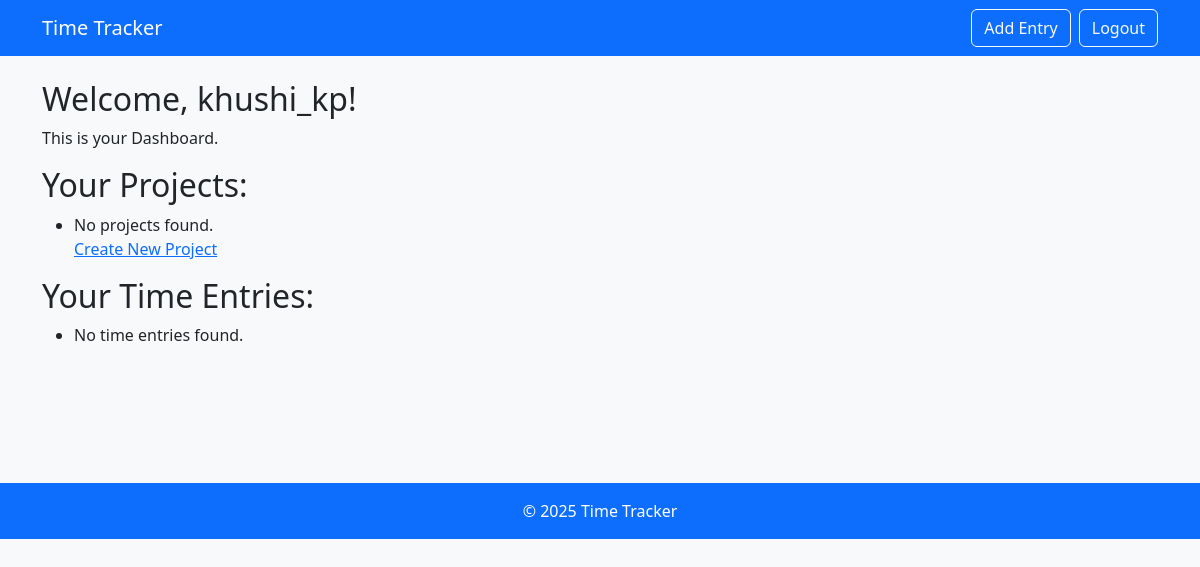
The app's page / (signed in), older data.
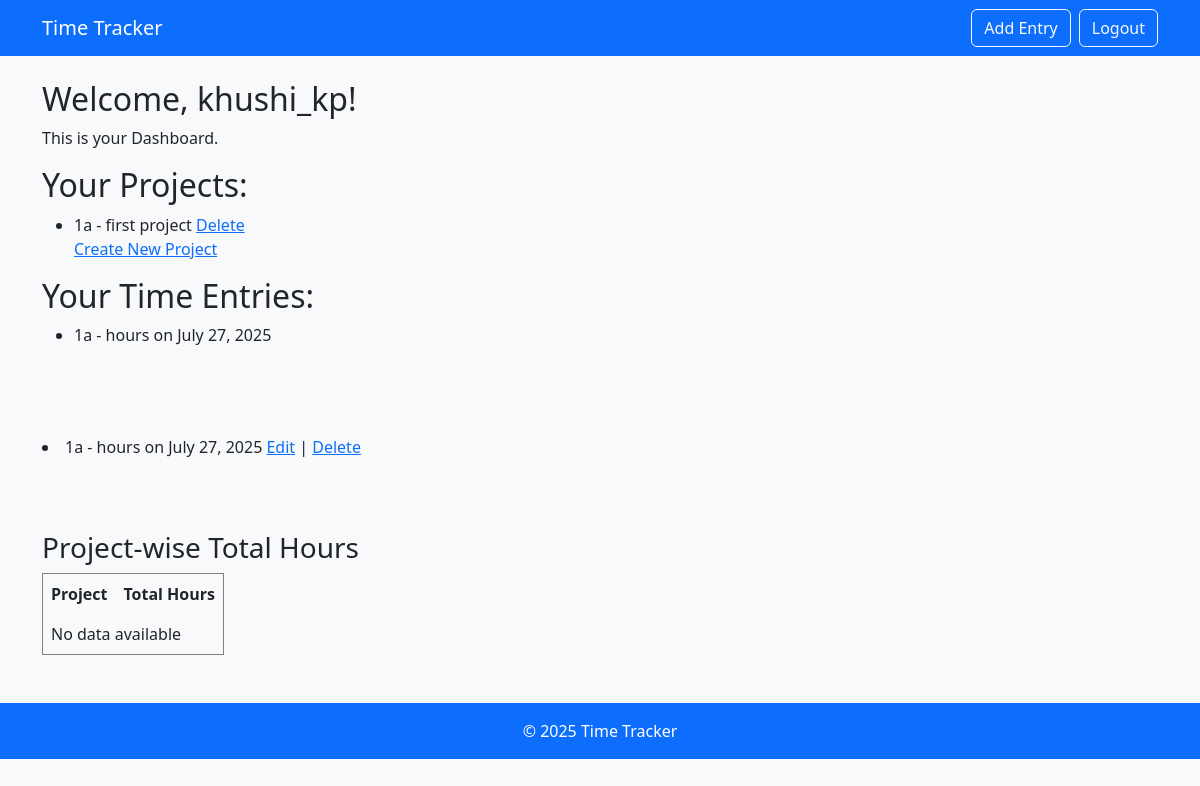
The same page, newer data.
### tracker/models.py (models this page shows, shortened)
class Project(models.Model):
    name= models.CharField(max_length=100)
    description = models.TextField(blank=True)
    created_by = models.ForeignKey(User, on_delete=models.CASCADE)
    created_at =models.DateTimeField(auto_now_add=True)

class TimeEntry(models.Model):
    user = models.ForeignKey(User, on_delete=models.CASCADE)
    project =models.ForeignKey(Project, on_delete=models.CASCADE)
    date = models.DateField(null=True, blank=True)
    start_time =models.TimeField()
    end_time = models.TimeField(null= True, blank= True)
    duration = models.FloatField(blank=True, null=True)

### tracker/views.py (the view)
# urls.py: path('', views.dashboard, name="dashboard"),
@login_required
def dashboard(request):
    if is_employee(request.user):
        return redirect('employee_entry')
    projects = Project.objects.all()
    entries = TimeEntry.objects.filter(user=request.user)
    project_hours = {}
    for project in projects:
        total_duration = entries.filter(project=project).aggregate(Sum('duration'))['duration__sum']
        if total_duration:
            hours = round(total_duration,2)
        else:
            hours=0
        project_hours[project] = hours
    time_entries = TimeEntry.objects.filter(user=request.user)
    return render(request, 'tracker/dashboard.html', {
        'projects': projects,
        'time_entries': time_entries
    })

### tracker/views.py (called while the page is built)
def is_employee(user):
    return user.groups.filter(name='Employees').exists()

### tracker/templates/tracker/dashboard.html (shortened to what this page needs)
{% extends 'base.html' %}
{% block content %}
<h2> Welcome, {{user.username}}!</h2>
<p>This is your Dashboard.</p>
<h2>Your Projects:</h2>
<ul>
    {% for project in projects %}
        <li>{{ project.name }} - {{ project.description }}
        <a href="{% url 'delete_project' project.id %}" onclick="return confirm('Are you sure you want to delete this project?');">Delete</a></li>
    {% empty %}
        <li>No projects found.</li>
    {% endfor %}
<a href="{% url 'create_project' %}">Create New Project</a>
</ul>
<h2>Your Time Entries:</h2>
<ul>
    {% for entry in time_entries %}
        <li>{{ entry.project.name }} - {{ entry.hours }} hours on {{ entry.date }}</li>
    {% empty %}
        <li>No time entries found.</li>
    {% endfor %}
</ul>
<br>
<br>
<br>
{% for entry in time_entries %}
    <li>
        {{ entry.project.name }} - {{ entry.hours }} hours on {{ entry.date }}
        <a href="{% url 'edit_time_entry' entry.id %}">Edit</a> |
        <a href="{% url 'delete_time_entry' entry.id %}">Delete</a>
    </li>
<br>
<br>
<br>
  <h3>Project-wise Total Hours</h3>
<table border="1" cellspacing="0" cellpadding="8">
    <tr>
        <th>Project</th>
        <th>Total Hours</th>
    </tr>
    {% for project, duration in project_duration.items %}
    <tr>
        <td>{{ project.name }}</td>
        <td>{{ duration}}</td>
    </tr>
    {% empty %}
    <tr>
        <td colspan="2">No data available</td>
    </tr>
    {% endfor %}
</table>
{% endfor %}
{% endblock %}

### tracker/templates/base.html (shortened to what this page needs)
<!DOCTYPE html>
<html lang="en">
<head>
    <link href="https://cdn.jsdelivr.net/npm/bootstrap@5.3.0/dist/css/bootstrap.min.css" rel="stylesheet">
</head>
<body class="bg-light text-dark">
    <nav class="navbar navbar-expand-lg navbar-dark bg-primary mb-4">
        <div class="container">
            <a class="navbar-brand" href="{% url 'dashboard' %}">Time Tracker</a>
            <div class="d-flex">
                <a class="btn btn-outline-light me-2" href="{% url 'add_time_entry' %}">Add Entry</a>
                <form method="post" action="{% url 'logout' %}">
                    <button class="btn btn-outline-light">Logout</button>
                </form>
            </div>
        </div>
    </nav>
    <main class="container mb-5">
        {% block content %}
        {% endblock %}
    </main>
    <footer class="bg-primary text-white text-center py-3 mt-auto">
        <div class="container">
            &copy; 2025 Time Tracker
        </div>
    </footer>
</body>
</html>

Row changes from the older to the newer data that the page shows:
added Project: name "1a", description "first project"
added TimeEntry: project.name "1a", date "July 27, 2025"
Text that changed along with them:
text no longer shown: "No projects found. No time entries found."
